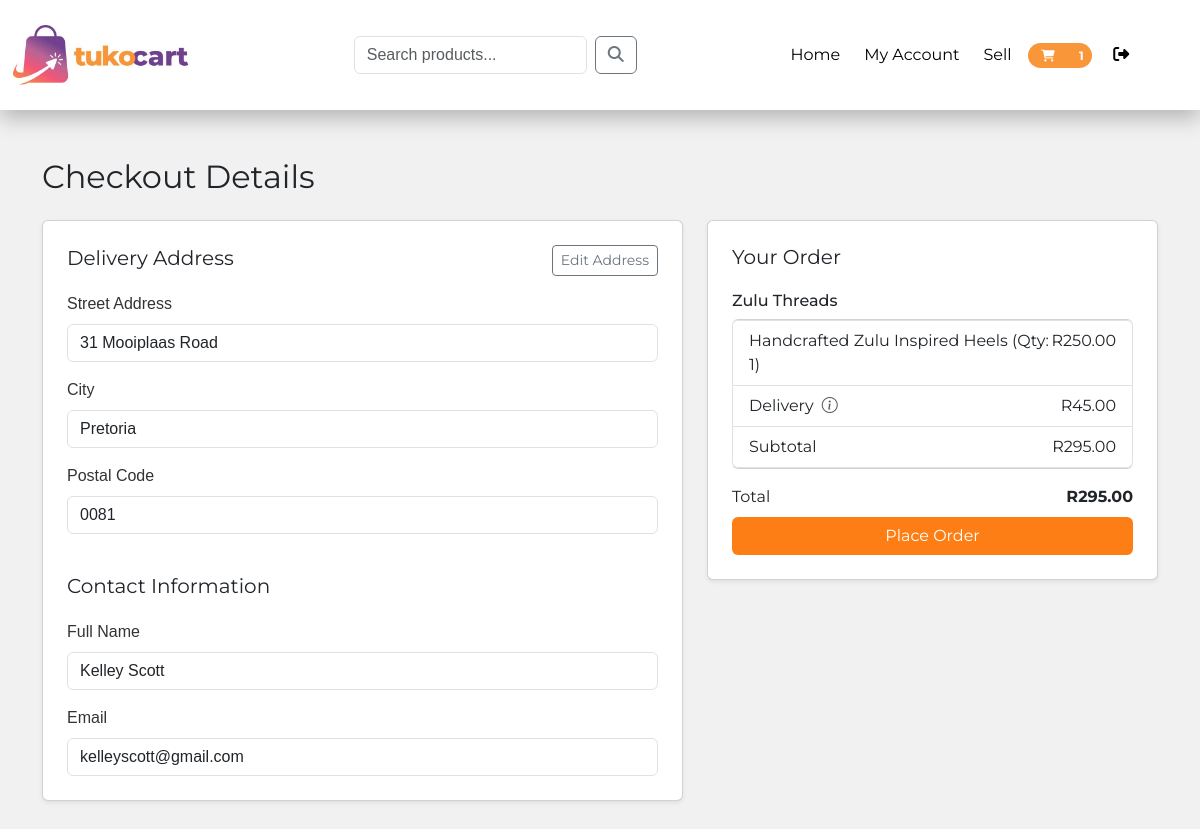
The page /pages/checkout.php (signed in) on the database its author committed.
### tables this page shows
CREATE TABLE `buyers` (
  `buyerID` int(11) NOT NULL,
  `userID` int(11) NOT NULL,
  `shippingAddress1` varchar(255) DEFAULT NULL,
  `shippingAddress2` varchar(255) DEFAULT NULL,
  `postalCode` varchar(10) DEFAULT NULL,
  `created_at` datetime DEFAULT current_timestamp()
);

CREATE TABLE `users` (
  `userID` int(11) NOT NULL,
  `uFirst` varchar(50) DEFAULT NULL,
  `uLast` varchar(50) DEFAULT NULL,
  `email` varchar(100) DEFAULT NULL,
  `uPassword` varchar(255) DEFAULT NULL,
  `regDate` timestamp NOT NULL DEFAULT current_timestamp(),
  `role` enum('buyer','seller','admin') NOT NULL DEFAULT 'buyer',
  `status` enum('active','inactive') DEFAULT 'active'
);

CREATE TABLE `cartitems` (
  `cartItemID` int(11) NOT NULL,
  `cartID` int(11) NOT NULL,
  `productID` int(11) DEFAULT NULL,
  `quantity` int(11) NOT NULL,
  `size` varchar(10) DEFAULT NULL
);

CREATE TABLE `products` (
  `productID` int(11) NOT NULL,
  `sellerID` int(11) NOT NULL,
  `pCategory` int(40) DEFAULT NULL,
  `pName` varchar(255) NOT NULL,
  `pDescription` text DEFAULT NULL,
  `pPrice` decimal(10,2) NOT NULL,
  `imagePath` varchar(44) DEFAULT NULL,
  `createdAt` timestamp NOT NULL DEFAULT current_timestamp() ON UPDATE current_timestamp(),
  `seasonalTag` varchar(25) DEFAULT NULL,
  `status` varchar(10) DEFAULT 'active'
);

### pages/checkout.php (the view, shortened to what this page needs)
<?php
require_once "db.php";
$userID = $_SESSION['userID'];
$stmt = $conn->prepare("
    SELECT b.buyerID, u.uFirst, u.uLast, b.shippingAddress1, b.shippingAddress2,
           b.postalCode, u.email
    FROM buyers b
    JOIN users u ON b.userID = u.userID
    WHERE b.userID = ?
");
$stmt->bind_param("i", $userID);
$stmt->execute();
$buyer = $stmt->get_result()->fetch_assoc();
$buyerID = $buyer['buyerID'];
$uFirst = $buyer['uFirst'];
$uLast = $buyer['uLast'];
$shippingAddress1 = $buyer['shippingAddress1'];
$shippingAddress2 = $buyer['shippingAddress2'];
$postalCode = $buyer['postalCode'];
$email = $buyer['email'];
$stmt = $conn->prepare("
    SELECT p.sellerID, s.businessName, p.pName, p.pPrice, ci.quantity
    FROM cartitems ci
    JOIN products p ON ci.productID = p.productID
    JOIN carts c ON ci.cartID = c.cartID
    JOIN sellers s ON p.sellerID = s.sellerID
    WHERE c.buyerID = ?
");
$stmt->bind_param("i", $buyerID);
$stmt->execute();
$cartItems = $stmt->get_result();
$sellerOrders = [];
while ($item = $cartItems->fetch_assoc()) {
    $sellerOrders[$item['sellerID']]['businessName'] = $item['businessName'];
    $sellerOrders[$item['sellerID']]['items'][] = $item;
}
$baseFee = 40.00;
$perItemFee = 5.00;
$sellerDeliveryFees = [];
foreach ($sellerOrders as $sellerID => $seller) {
    $stmt = $conn->prepare("
        SELECT SUM(ci.quantity) as itemCount
        FROM cartitems ci
        JOIN carts c ON ci.cartID = c.cartID
        JOIN products p ON ci.productID = p.productID
        WHERE c.buyerID = ? AND p.sellerID = ?
    ");
    $stmt->bind_param("ii", $buyerID, $sellerID);
    $stmt->execute();
    $result = $stmt->get_result();
    $itemCount = $result->fetch_assoc()['itemCount'] ?? 0;
    $sellerDeliveryFees[$sellerID] = $baseFee + ($perItemFee * $itemCount);
}
?>
<!DOCTYPE html>
<html lang="en">
<head>
    <link rel="stylesheet" href="https://cdn.jsdelivr.net/npm/bootstrap-icons@1.10.5/font/bootstrap-icons.css">
    <link rel="stylesheet" href="https://cdn.jsdelivr.net/npm/bootstrap@5.3.5/dist/css/bootstrap.min.css">
    <link rel="stylesheet" href="assets/css/theme.css">
    <link rel="stylesheet" href="assets/css/stylecheckout.css">
</head>
<body>
    <?php include 'nav.php'; ?>
    <div class="container my-5">
        <h3 class="mb-4">Checkout Details</h3>
        <form action="create_order.php" method="POST">
            <div class="row">
                <div class="col-md-7 mb-4">
                    <div class="card p-4  shadow-sm ">
                        <div class="d-flex justify-content-between align-items-center mb-3">
                            <h5 class="mb-0">Delivery Address</h5>
                            <a href="account.php?page=address" class="btn btn-outline-secondary btn-sm">Edit Address</a>
                        </div>
                            <div class="mb-3">
                                <label class="form-label">Street Address</label>
                                <input type="text" class="form-control"
                                    value="<?= htmlspecialchars($shippingAddress1); ?>" readonly>
                            </div>
                            <?php if (!empty($shippingAddress2)): ?>
                                <div class="mb-3">
                                    <label class="form-label">City</label>
                                    <input type="text" class="form-control"
                                        value="<?= htmlspecialchars($shippingAddress2); ?>" readonly>
                                </div>
                            <?php endif; ?>
                            <div class="mb-3">
                                <label class="form-label">Postal Code</label>
                                <input type="text" class="form-control" value="<?= htmlspecialchars($postalCode); ?>"
                                    readonly>
                            </div>
                            <br>
                            <h5 class="mb-3">Contact Information</h5>
                            <div class="mb-3">
                                <label class="form-label">Full Name</label>
                                <input type="text" class="form-control"
                                    value="<?= htmlspecialchars($uFirst . ' ' . $uLast); ?>" readonly>
                            </div>
                            <div class="mb-0">
                                <label class="form-label">Email</label>
                                <input type="email" class="form-control" value="<?= htmlspecialchars($email); ?>"
                                    readonly>
                            </div>
                    </div>
                </div>
                <div class="col-md-5 mb-4">
                    <div class="card p-4  shadow-sm">
                        <h5 class="mb-3">Your Order</h5>
                        <?php
                        $grandTotal = 0;
                        foreach ($sellerOrders as $sellerID => $seller) {
                            $sellerTotal = 0;
                            ?>
                            <h6><?php echo htmlspecialchars($seller['businessName']); ?></h6>
                            <ul class="list-group mb-3">
                                <?php foreach ($seller['items'] as $item):
                                    $subtotal = $item['pPrice'] * $item['quantity'];
                                    $sellerTotal += $subtotal;
                                    ?>
                                    <li class="list-group-item d-flex justify-content-between">
                                        <span class=""><?= $item['pName'] ?> (Qty: <?= $item['quantity'] ?>)</span>
                                        R<?= number_format($item['pPrice'] * $item['quantity'], 2) ?>
                                    </li>
                                <?php endforeach; ?>
                                <?php $sellerDeliveryFee = $sellerDeliveryFees[$sellerID]; ?>
                                <li class="list-group-item d-flex justify-content-between">
                                    <span>Delivery
                                    <i class="bi bi-info-circle ms-1 text-muted" tabindex="0"
                                        data-bs-toggle="popover"
                                        data-bs-trigger="hover"
                                        title="Delivery Fee Explained"
                                        data-bs-content="Delivery = R40 base fee + R5 per item from this seller.">
                                        </i>
                                    </span>
                                    R<?= number_format($sellerDeliveryFee, 2) ?>
                                </li>
                                <?php
                                $orderTotal = $sellerTotal + $sellerDeliveryFee;
                                ?>
                                <li class="list-group-item d-flex justify-content-between">
                                    <span>Subtotal </span>
                                    R<?php echo number_format($orderTotal, 2); ?>
                                </li>
                            </ul>
                            <?php
                            $grandTotal += $orderTotal;
                        }
                        ?>
                        <li class="list-group-item d-flex justify-content-between">
                            <span>Total</span>
                            <strong>R<?php echo number_format($grandTotal, 2); ?></strong>
                        </li>
                        <button type="submit" class="btn btn-orange mt-2 w-100">Place Order</button>
                    </div>
                </div>
            </div>
        </form>
    </div>
</body>
</html>

### pages/assets/css/theme.css (style rules this page uses)
* { margin: 0; padding: 0; box-sizing: border-box; }
body { background-color: #f1f1f1; background-position: 0 0; background-size: cover; font-family: 'Montserrat', Arial, Helvetica, sans-serif; padding-top: 110px; }
h1, h2, h3, h5 { font-family: 'Montserrat', Arial, Helvetica, sans-serif; font-weight: 400; padding-bottom: 6px; }
h3 { font-size: 32px; padding-bottom: 0; }
p, input, label, textarea, select { font-family: Arial, sans-serif; font-size: 16px; color: #333; }
a { text-decoration: none; }

### pages/assets/css/stylecheckout.css (style rules this page uses)
.btn-orange { background-color: #fd7e14 !important; color: white !important; border: none; }

### rows shown on the page
buyers: shippingAddress1 "31 Mooiplaas Road", shippingAddress2 "Pretoria", postalCode "0081", userID.uLast "Kelley Scott", userID.email "kelleyscott@gmail.com"
cartitems: productID.pName "Handcrafted Zulu Inspired Heels", quantity "1", $item['pPrice']*$item['quantity'] "250.00"

### other values the page prints
$cartCount "1"
$seller['businessName'] "Zulu Threads"
$sellerDeliveryFee "45.00"
$orderTotal "295.00"
$grandTotal "295.00"
